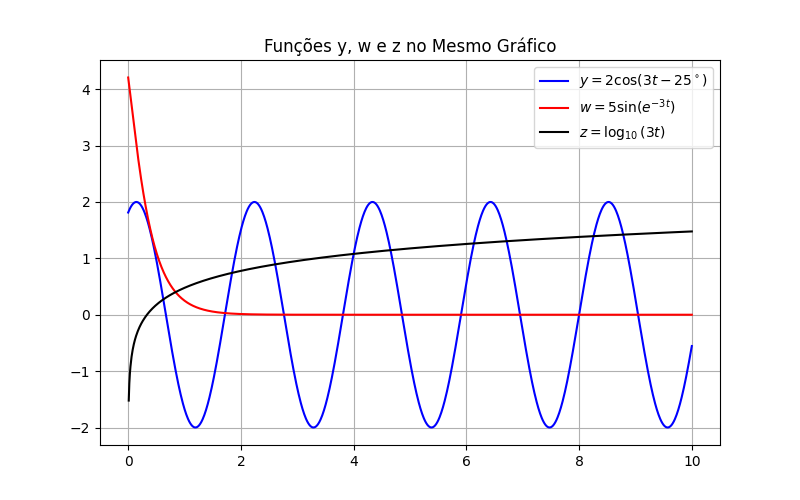

Generate this figure with Python:
"""22.Plote os gráficos das seguintes funções no PYTHON num mesmo gráfico o
primeiro com a cor azul, o segundo com a cor vermelha e o terceiro preto.
"""

import numpy as np
import matplotlib.pyplot as plt

# Definir o intervalo para t
t = np.linspace(0, 10, 1000)

# Definir as funções
y = 2 * np.cos(3 * t - np.deg2rad(25))
w = 5 * np.sin(np.exp(-3 * t))
z = np.log10(3 * t[t > 0]) 
t_log = t[t > 0]

# Criar gráfico com todas as funções juntas
plt.figure(figsize=(8, 5))
plt.plot(t, y, label=r'$y = 2\cos(3t - 25^\circ)$', color='b')
plt.plot(t, w, label=r'$w = 5\sin(e^{-3t})$', color='r')
plt.plot(t_log, z, label=r'$z = \log_{10}(3t)$', color='k')

plt.title("Funções y, w e z no Mesmo Gráfico")
plt.legend()
plt.grid()
plt.savefig("Q22.png")
plt.show()

